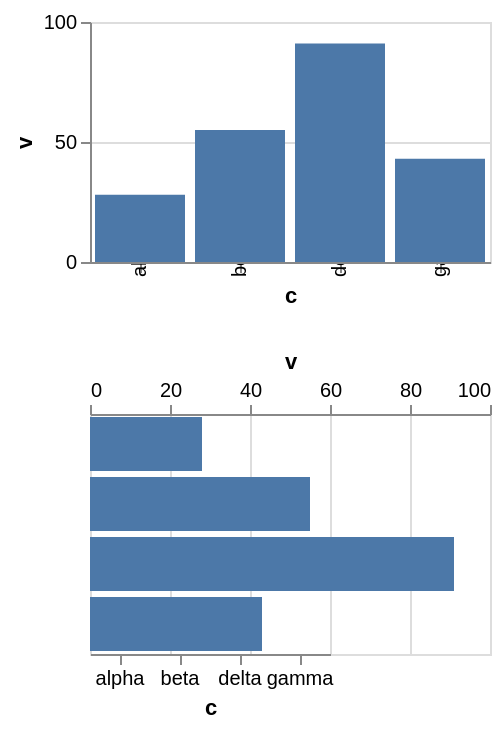

Describe this chart as a Vega-Lite specification.
### Vega-Lite specification from a JSON file in a GitHub repository (floating-point values rounded to 4 significant figures)
{"$schema": "https://vega.github.io/schema/vega-lite/v6.json", "description": "A theme may speak about an axis in a block named after the **kind of scale** under it — `config.axisBand`, `config.axisQuantitative` and their per-direction twins — and `getAxisConfigs` keeps those apart from the blocks Vega itself knows: `vlOnlyConfigTypes` against `vgConfigTypes = ['axis', axisOrient, axisChannel]`. Two consequences meet on the horizontal axis of the first chart. `getAxisConfig` asks `vlOnlyAxisConfig` before `vgAxisConfig`, so the `bottom` this theme writes in `config.axisBand` is the side the axis is drawn on, beating the `top` in `config.axisX`; but `parseAxis` resolves the orient it computes *from* — the one every label is turned to face — out of `axis.orient`, `config.axisX` and `config.axis` alone, and a block named after a scale is not among them. So the axis is at the bottom and its category names are anchored by their left ends, which is how a label on a *top* axis is anchored: upstream's own two-tier reading, reproduced rather than repaired, and the only case where the side written on an axis and the side its labels were turned for are different. The second chart states the other half of the same theme: its horizontal scale is continuous, so `config.axisBand` does not apply to it and it takes `top` from `config.axisX`, while its vertical scale is a band and takes `bottom` from `config.axisBand`. Both charts also show the one axis property a theme is never asked about. `isAxisProperty(property) && property !== 'values'` excludes it by name, because the ticks an axis shows are values of its own column and a theme cannot know them — a list written once in `config.axisQuantitative` would be forced onto every measured axis in the document, whatever each of them is measuring. This compiler wrote it out from every Vega-Lite-only block, so both measured axes here showed ticks at 20 and 60 and nowhere else; upstream shows neither, and leaves the tick count it computed from the plot's height standing beside it.", "data": {"values": [{"c": "alpha", "v": 28}, {"c": "beta", "v": 55}, {"c": "gamma", "v": 43}, {"c": "delta", "v": 91}]}, "config": {"axisX": {"orient": "top"}, "axisBand": {"orient": "bottom"}, "axisQuantitative": {"values": [20, 60]}}, "vconcat": [{"width": 200, "height": 120, "mark": "bar", "encoding": {"x": {"field": "c", "type": "nominal"}, "y": {"field": "v", "type": "quantitative"}}}, {"width": 200, "height": 120, "mark": "bar", "encoding": {"x": {"field": "v", "type": "quantitative"}, "y": {"field": "c", "type": "nominal"}}}]}
